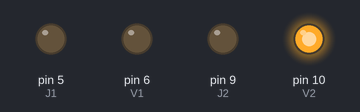
Simulated run of this sketch. Board: Arduino Uno, built with avr-gcc and run on an emulated ATmega328P. On the bench: output pins drawn as LEDs (lit = HIGH). Pins used as bus, display or sensor lines are not drawn.

Above: at 3.0 s.
At 11.0 s:
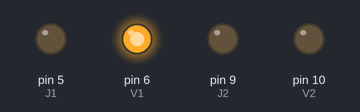
At 15.0 s:
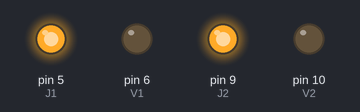
Timing chart, 0 to 20.8 s (numbered marks = the images above):
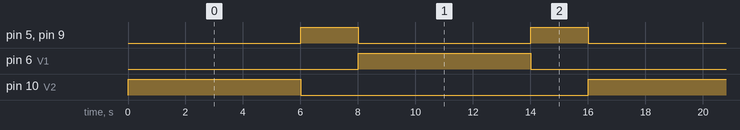

The sketch:

HAJJAJ.ino
```cpp
/*https://www.instagram.com/simo_inventor/
https://www.youtube.com/watch?v=S8FuRo9sf7k&t=99s
https://www.paypal.com/paypalme/mohamed874467?locale.x=ar_EG
 */
/*
  Code 4 - Edurobot.ch, destiné à l'Arduino
  Objectif: gérer des feux de circulation
*/

// On définit les variables pour chaque broche
//FEU 1
const int R1 = 4;      //La broche 4 devient le feu rouge 1
const int J1 = 5;      //La broche 3 devient le feu jaune 1
const int V1 = 6;      //La broche 2 devient le feu vert 1
//FEU2
const int R2 = 8;      //La broche 8 devient le feu rouge 2
const int J2 = 9;      //La broche 9 devient le feu jaune 2
const int V2 = 10;     //La broche 10 devient le feu vert 2
//TEMPS
int timer1 = 2000;     //Le temps est fixé à 2 secondes
int timer2 = 6000;     //Le temps est fixé à 6 secondes

void setup() {

//On initialise les sorties
pinMode(R1, OUTPUT);
pinMode(J1, OUTPUT);
pinMode(V1, OUTPUT);

pinMode(R2, OUTPUT);
pinMode(J2, OUTPUT);
pinMode(V2, OUTPUT);
}

void loop() {

//Phase 1: R1 et V2 sont allumés, R2, J1 et J2 sont éteints
digitalWrite(R2, LOW);     //R2 éteint
digitalWrite(J1, LOW);     //J1 éteint
digitalWrite(J2, LOW);     //J2 éteint
digitalWrite(R1, HIGH);    //R1 allumé
digitalWrite(V2, HIGH);    //V2 allumé
delay(timer2);              //durée: 6'000 millisecondes, soit 6 secondes

//Phase 2: R1, J1, J2 allumés et V2 éteint
digitalWrite(V2, LOW);     //V2 éteint
digitalWrite(J1, HIGH);    //J1 allumé
digitalWrite(J2, HIGH);    //J2 allumé
delay(timer1);               //durée: 2'000 millisecondes, soit 3 secondes

//Phase 3: R1, J1, J2 éteints et V1 et R2 allumés
digitalWrite(R1, LOW);     //R1 éteint
digitalWrite(J1, LOW);     //J1 éteint
digitalWrite(J2, LOW);     //J2 éteint
digitalWrite(V1, HIGH);    //V1 allumé
digitalWrite(R2, HIGH);    //R2 allumé
delay(timer2);

//Phase 4: V1 éteint et J1, J2 et R2 allumés
digitalWrite(V1, LOW);     //V1 éteint
digitalWrite(J1, HIGH);    //J1 allumé
digitalWrite(J2, HIGH);    //J2 allumé
digitalWrite(R2, HIGH);    //R2 allumé
delay(timer1);
}
```

Measured:
- by itself, pin 5 (J1), pin 9 (J2): alternates HIGH for 2.0 s and LOW for 6.0 s
- by itself, pin 6 (V1), pin 10 (V2): alternates HIGH for 6.0 s and LOW for 10.0 s
- by itself, everything shown: repeats every 16.0 s, in 4 steps
